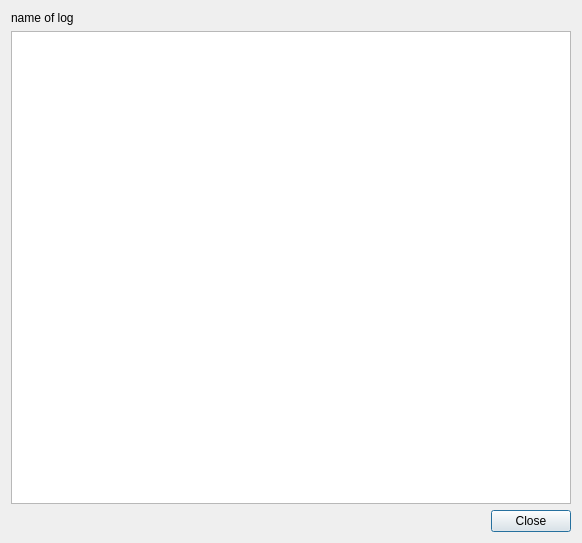
<?xml version="1.0" encoding="UTF-8"?>
<ui version="4.0">
 <class>Dialog</class>
 <widget class="QDialog" name="Dialog">
  <property name="geometry">
   <rect>
    <x>0</x>
    <y>0</y>
    <width>582</width>
    <height>543</height>
   </rect>
  </property>
  <property name="windowTitle">
   <string>Dataset logs</string>
  </property>
  <layout class="QVBoxLayout" name="verticalLayout">
   <item>
    <widget class="QLabel" name="label">
     <property name="text">
      <string>name of log</string>
     </property>
    </widget>
   </item>
   <item>
    <widget class="QPlainTextEdit" name="plainTextEdit">
     <property name="lineWrapMode">
      <enum>QPlainTextEdit::NoWrap</enum>
     </property>
     <property name="readOnly">
      <bool>true</bool>
     </property>
    </widget>
   </item>
   <item>
    <widget class="QDialogButtonBox" name="buttonBox">
     <property name="orientation">
      <enum>Qt::Horizontal</enum>
     </property>
     <property name="standardButtons">
      <set>QDialogButtonBox::Close</set>
     </property>
    </widget>
   </item>
  </layout>
 </widget>
 <resources/>
 <connections>
  <connection>
   <sender>buttonBox</sender>
   <signal>accepted()</signal>
   <receiver>Dialog</receiver>
   <slot>accept()</slot>
   <hints>
    <hint type="sourcelabel">
     <x>248</x>
     <y>254</y>
    </hint>
    <hint type="destinationlabel">
     <x>157</x>
     <y>274</y>
    </hint>
   </hints>
  </connection>
  <connection>
   <sender>buttonBox</sender>
   <signal>rejected()</signal>
   <receiver>Dialog</receiver>
   <slot>reject()</slot>
   <hints>
    <hint type="sourcelabel">
     <x>316</x>
     <y>260</y>
    </hint>
    <hint type="destinationlabel">
     <x>286</x>
     <y>274</y>
    </hint>
   </hints>
  </connection>
 </connections>
</ui>
